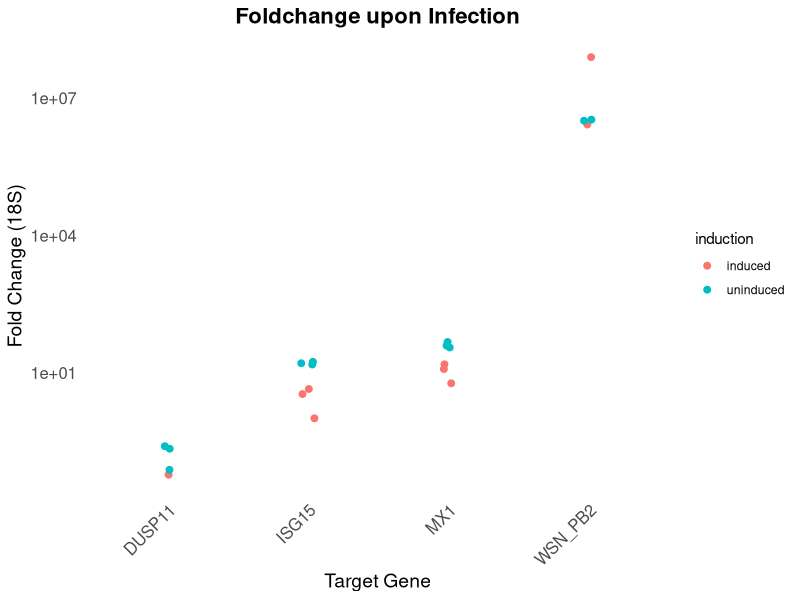
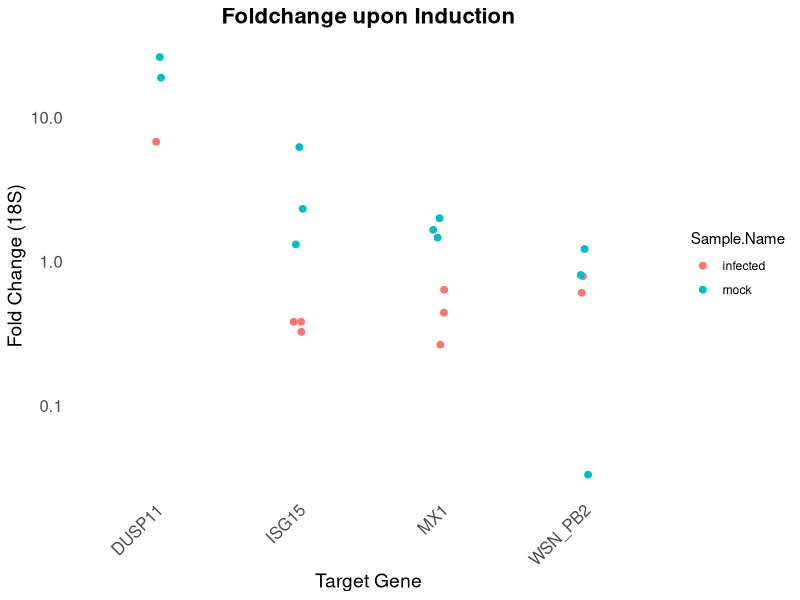
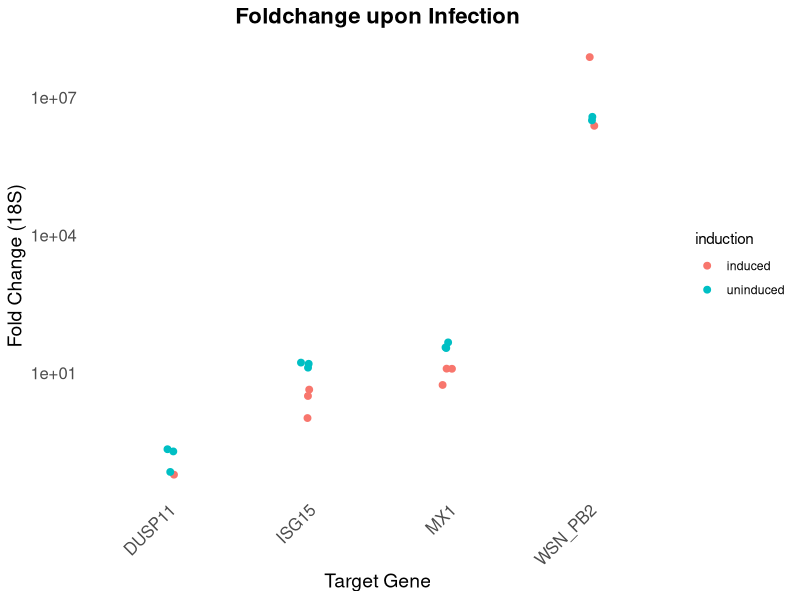
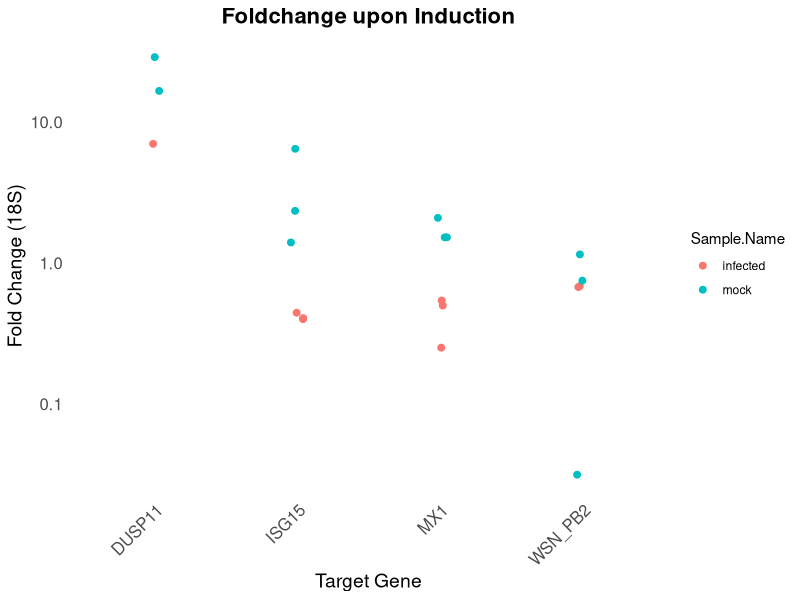

Generate these figures, in order, with R:
library(tidyverse)
library(dplyr)

df <- read.csv("rotations/2025-11-18_MR_ISG_DUSP11_filtered.csv")

# Calculate mean CT, pivot wider, and convert to numeric
data <- df %>%
  separate(Sample.Name, into = c("Sample.Name", "induction"), sep = "_") %>%
  group_by(Sample.Name, induction, Target.Name, Task) %>%
  summarise(CT = mean(CT, na.rm = TRUE), .groups = "drop")

# Separate induced vs uninduced, calc ddct and fc for each
# during infection (infected vs mock)

data_induced <- data %>%
  filter(induction == "induced") %>%
  pivot_wider(names_from = Target.Name, values_from = CT) %>%
  mutate(across(.cols = c("DUSP11", "ISG15", "MX1", "WSN_PB2"),
                .fns = ~ .x - RNA18S1,
                .names = "delta_ct_{.col}")) %>%
  pivot_longer(
    cols = starts_with("delta_ct_"),
    names_to = "Target",
    values_to = "delta_ct_induced",
    names_prefix = "delta_ct_"
  ) %>%
  select(Sample.Name, induction, Task, Target, delta_ct_induced) %>%
  pivot_wider(names_from = Sample.Name, values_from = delta_ct_induced, names_prefix = "delta_ct_") %>%
  mutate(ddct = delta_ct_infected - delta_ct_mock) %>%
  mutate(fc = 2^(-ddct))

data_uninduced <- data %>%
  filter(induction != "induced") %>%
  pivot_wider(names_from = Target.Name, values_from = CT) %>%
  mutate(across(.cols = c("DUSP11", "ISG15", "MX1", "WSN_PB2"),
                .fns = ~ .x - RNA18S1,
                .names = "delta_ct_{.col}")) %>%
  pivot_longer(
    cols = starts_with("delta_ct_"),
    names_to = "Target",
    values_to = "delta_ct_uninduced",
    names_prefix = "delta_ct_"
  ) %>%
  select(Sample.Name, induction, Task, Target, delta_ct_uninduced) %>%
  pivot_wider(names_from = Sample.Name, values_from = delta_ct_uninduced, names_prefix = "delta_ct_") %>%
  mutate(ddct = delta_ct_infected - delta_ct_mock) %>%
  mutate(fc = 2^(-ddct))

# Combine induced and uninduced data
ddct_infection <- bind_rows(data_induced, data_uninduced) %>%
  select(induction, Task, Target, ddct, fc)

# Separate into mock and infected, calc ddct and fc for each
# during induction (induced vs uninduced)

data_infected <- data %>%
  filter(Sample.Name == "infected") %>%
  pivot_wider(names_from = Target.Name, values_from = CT) %>%
  mutate(across(.cols = c("DUSP11", "ISG15", "MX1", "WSN_PB2"),
                .fns = ~ .x - RNA18S1,
                .names = "delta_ct_{.col}")) %>%
  pivot_longer(
    cols = starts_with("delta_ct_"),
    names_to = "Target",
    values_to = "delta_ct_infected",
    names_prefix = "delta_ct_"
  ) %>%
  select(Sample.Name, induction, Task, Target, delta_ct_infected) %>%
  pivot_wider(names_from = induction, values_from = delta_ct_infected, names_prefix = "delta_ct_") %>%
  mutate(ddct = delta_ct_induced - delta_ct_uninduced) %>%
  mutate(fc = 2^(-ddct))

data_mock <- data %>%
  filter(Sample.Name == "mock") %>%
  pivot_wider(names_from = Target.Name, values_from = CT) %>%
  mutate(across(.cols = c("DUSP11", "ISG15", "MX1", "WSN_PB2"),
                .fns = ~ .x - RNA18S1,
                .names = "delta_ct_{.col}")) %>%
  pivot_longer(
    cols = starts_with("delta_ct_"),
    names_to = "Target",
    values_to = "delta_ct_mock",
    names_prefix = "delta_ct_"
  ) %>%
  select(Sample.Name, induction, Task, Target, delta_ct_mock) %>%
  pivot_wider(names_from = induction, values_from = delta_ct_mock, names_prefix = "delta_ct_") %>%
  mutate(ddct = delta_ct_induced - delta_ct_uninduced) %>%
  mutate(fc = 2^(-ddct))

ddct_induction <- bind_rows(data_infected, data_mock) %>%
  select(Sample.Name, Task, Target, ddct, fc)

# Export to CSV
write.csv(ddct_infection, "rotations/2025-11-18_MR_ddct_infection_results.csv")
write.csv(ddct_induction, "rotations/2025-11-18_MR_ddct_induction_results.csv")

# Plot
p_infection <- ggplot(ddct_infection, aes(x = Target, y = fc, color = induction)) +
  geom_jitter(size = 2, width = 0.05, height = 0.05) +
  labs(title = "Foldchange upon Infection",
       x = "Target Gene",
       y = "Fold Change (18S)") +
  scale_y_log10() +
  theme_classic() +
  theme(axis.line = element_blank(),
        axis.ticks = element_blank(),
        axis.text.x = element_text(angle = 45, hjust = 1, size = 12),
        plot.title = element_text(hjust = 0.5, size = 16, face = "bold"),
        axis.title.x = element_text(size = 14),
        axis.title.y = element_text(size = 14),
        axis.text.y = element_text(size = 12))
print(p_infection)
ggsave("rotations/2025-11-18_MR_ddct_infection_plot.png", plot = p_infection, width = 10, height = 6, dpi = 300)

p_induction <- ggplot(ddct_induction, aes(x = Target, y = fc, color = Sample.Name)) +
  geom_jitter(size = 2, width = 0.05, height = 0.05) +
  labs(title = "Foldchange upon Induction",
       x = "Target Gene",
       y = "Fold Change (18S)") +
  scale_y_log10() +
  theme_classic() +
  theme(axis.line = element_blank(),
        axis.ticks = element_blank(),
        axis.text.x = element_text(angle = 45, hjust = 1, size = 12),
        plot.title = element_text(hjust = 0.5, size = 16, face = "bold"),
        axis.title.x = element_text(size = 14),
        axis.title.y = element_text(size = 14),
        axis.text.y = element_text(size = 12))
print(p_induction)
ggsave("rotations/2025-11-18_MR_ddct_induction_plot.png", plot = p_induction, width = 10, height = 6, dpi = 300)



